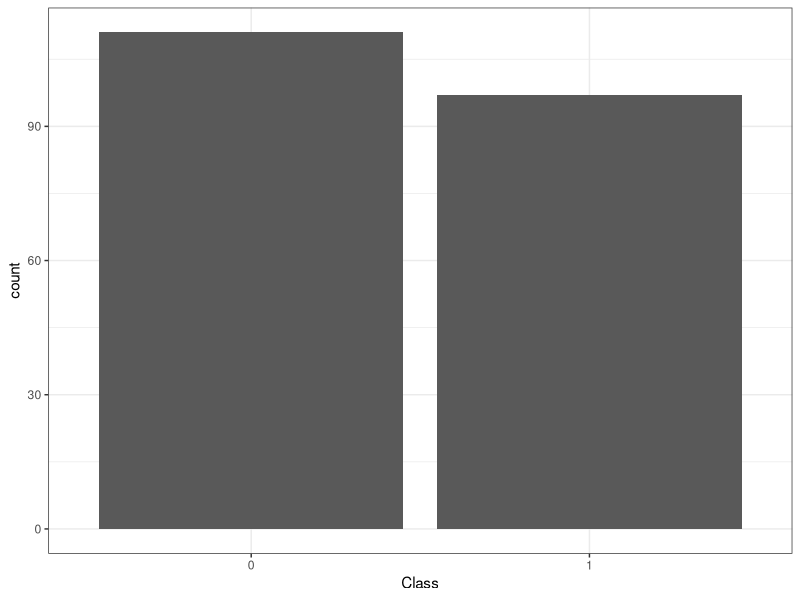
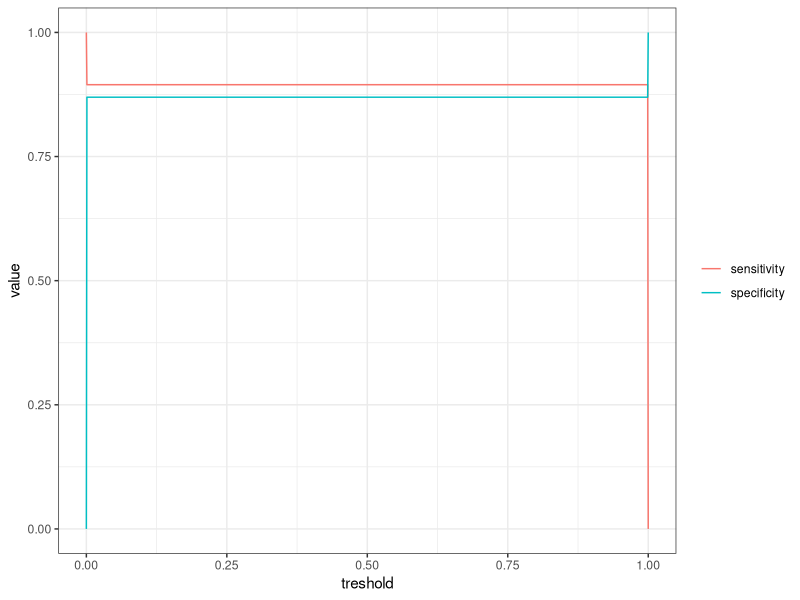
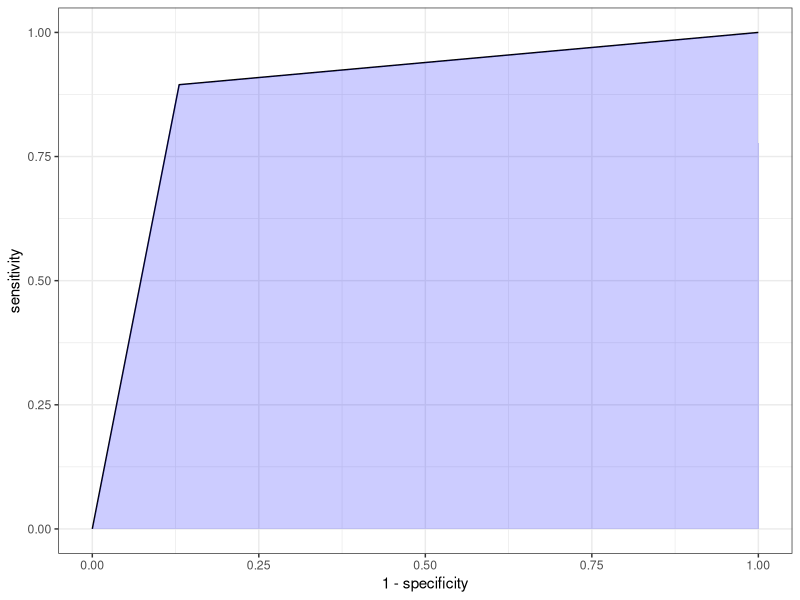

Write R code to recreate these figures, in order.
# ECONOMETRIC EXERCISE 
# MACHHOURI FATIMA, COMPUTER SCIENCE AND MANAGEMENT SECTION, POLYTECH MONTPELLIER

# Question : We have measurements of a sonar (60 variables 'V1'...'V60') and the object detected (variable 'Class' : '1' for 'rock' and '0' for 'mine'). 
# Are we able to correctly detect mines ?

library(ggplot2)
library(caret)
library(pROC)

dir <- 'your_path'
setwd(dir)

# STEP 1 : We load the datas
Sonar <- read.table(file = 'datas/Sonar.csv', header = TRUE, sep = ';')

# STEP 2 : We check that the dataset is balanced
table(Sonar$Class)
ggplot(Sonar) + geom_bar(aes(as.factor(Class))) + xlab('Class') + theme_bw()

# STEP 3 : We split the dataset into 2 datasets
# -> the training dataset composed of 80% 
# -> the test dataset composed of 20%
n <- nrow(Sonar)
train_index <- sample(x = 1:n, size = round(0.8 * n), replace = FALSE)
training_data <- Sonar[train_index,] 
test_data <- Sonar[-train_index,] 

# STEP 4 : Model Training and Backward Selection
log_reg <- glm(Class ~ ., data = training_data, family = 'binomial', maxit = 1000)
log_reg <- step(log_reg, direction = 'backward')
summary(log_reg)

# STEP 5 : Prediction on test dataset
hat_pi <- predict(log_reg, newdata = test_data, type = 'response')
hat_y <- as.integer(hat_pi > 0.5)

# STEP 6 : Confusion Matrix
table(hat_y, test_data$Class)
confusionMatrix(data= as.factor(hat_y), reference = as.factor(test_data$Class), positive = '1')

# Sensibility and Specificity functions according to the threshold
sensibility <- function(threshold, df) {
  out <- sum(as.integer(hat_pi > threshold) == 1 & df$Class == 1)/sum(df$Class == 1)
  return(out)
}

specificity <- function(threshold, df) {
  out <- sum(as.integer(hat_pi > threshold) == 0 & df$Class == 0)/sum(df$Class == 0)
  return(out)
}

# Possible values for the threshold
treshold <- seq(0, 1, 0.001)

# Calculation of sensitivity and specificity based on the possible values for the threshold
sens <- sapply(treshold, sensibility, df = test_data)
spec <- sapply(treshold, specificity, df = test_data)

data2plot <- data.frame(treshold = rep(treshold, 2), value = c(sens, spec), tag = rep(c('sensitivity', 'specificity'), each = length(treshold)))
ggplot(data2plot, aes(x = treshold, y = value)) + geom_line(aes(col = tag)) + theme_bw() + theme(legend.title = element_blank())

# ROC and AUC curves
data2plot <- data.frame(treshold = treshold, sensitivity = sens, specificity = spec)
ggplot(data2plot, aes(x = 1 - specificity, y = sensitivity)) + geom_line() + geom_area(fill='blue', alpha = 0.2, position = 'identity') + theme_bw()

# AUC
auc(test_data$Class, hat_pi)


